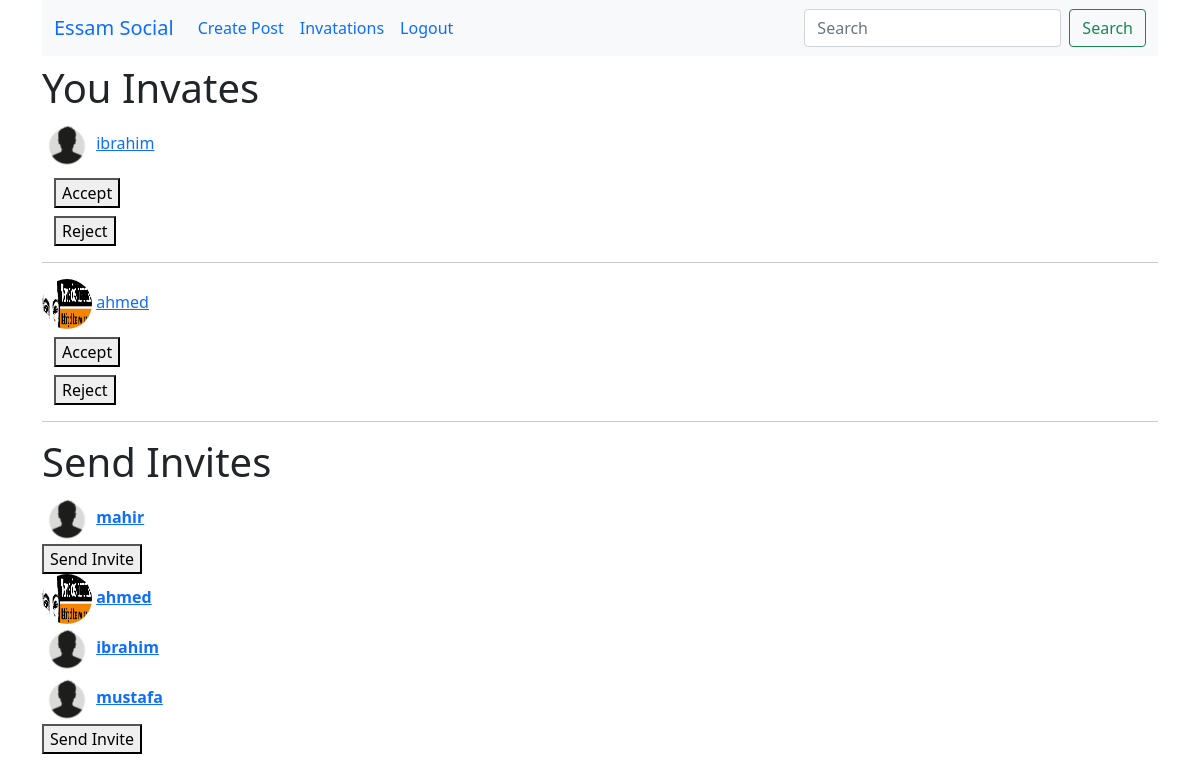
Screenshot of /invataions-friends/ (signed in) with the database file from the repository.
### profiles/models.py (models this page shows, shortened)
class Profile(models.Model) :
    user = models.OneToOneField(User, on_delete=models.CASCADE)
    slug = models.SlugField(unique=True, null=True, blank=True)
    avatar = models.ImageField(upload_to='avatars', default="avatars/no_avatar.png")
    bio = models.TextField(blank=True)
    friends = models.ManyToManyField(User, blank=True, related_name="friends")
    gender = models.CharField(choices=GENDER, max_length=6, blank=True)
    country = models.CharField(max_length=122, blank=True)
    created = models.DateTimeField(auto_now_add=True)
    updated = models.DateTimeField(auto_now=True)
    objects = ProfileManager()
    def get_profile_user(self) :
        return reverse("profiles:profile_user",kwargs={"slug":self.slug})
    def get_avatar_url(self) :
        try :
            url = self.avatar.url
        except :
            url = None
        return url

### profiles/views.py (the view)
# urls.py: path('invataions-friends/', views.invatation_friends_view, name="invatations"),
@login_required
def invatation_friends_view(request) :
    template_name = "profiles/invatation_friends.html"
    obj = Profile.objects.get_profile_to_sender_invite(request.user)
    profile = Profile.objects.get(user=request.user)
    qs = RelationshipFriends.objects.invatations_received(profile)
    relation_r = RelationshipFriends.objects.filter(sender=profile)
    relation_s = RelationshipFriends.objects.filter(receiver=profile)
    relation_sender = set()
    relation_receiver = set()
    for item in relation_s :
        relation_sender.add(item.sender.user)
    for item in relation_r :
        relation_receiver.add(item.receiver.user)
    result = list(map(lambda x :x.sender, qs))
    is_empty = False
    if len(qs) == 0 :
        is_empty = True
    context = {
                 "qs":result,
                 "is_empty": is_empty,
                 "obj" :obj,
                 "relation_sender":relation_sender,
                 "relation_receiver":relation_receiver
        }
    return render(request, template_name, context)

### profiles/models.py (called while the page is built)
    def get_profile_to_sender_invite(self, sender) :
        profiles = Profile.objects.all().exclude(user=sender)
        profile = Profile.objects.get(user=sender)
        qs = RelationshipFriends.objects.filter(Q(sender=profile) | Q(receiver=profile))
        accepted = set()
        for item in qs :
            if item.status == "accepted" :
                accepted.add(item.sender)
                accepted.add(item.receiver)
        available = [_ for _ in profiles if _ not in accepted]
        random.shuffle(available)
        return available[:6]

    def invatations_received(self, receiver) :
        qs = RelationshipFriends.objects.filter(receiver=receiver, status="send")
        return qs

### profiles/templates/profiles/invatation_friends.html (shortened to what this page needs)
{% extends "base.html" %}
{% block content %}
<h1>You Invates</h1>
<div>
    <div>
        {% if is_empty %}
    <h3 class="alert alert-danger">
        no have invatations here......
    </h3>
    {% else %}
        {% for item in qs %}
            <div>
               <img src="{{item.get_avatar_url}}" class="avatar_" alt=""> <a href="{{item.get_profile_user}}">{{item.user}}</a>
            </div>
            <div class="container mt-2" >
                <form action="{% url 'profiles:accept_invite' %}" method="post">
                    <button>Accept</button>
                </form>
                <form action="{% url 'profiles:reject_invite' %}" method="post" class="mt-2">
                    <button> Reject</button>
                </form>
            </div>
            <hr>
        {% endfor %}
    {% endif %}
    </div>
</div>
<h1>Send Invites</h1>
<div>
    <div>
        {% for item in obj %}
        <div>
            <div>
                <img src="{{item.get_avatar_url}}" class="avatar_" alt=""> <b><a href="{{item.get_profile_user}}">{{item.user}}</a></b>
                <div>
                    {% if item.user not in relation_sender and item.user not in relation_receiver %}
                    <form action="{% url 'profiles:send_invite' %}" method="post">
                        <button type="submit">Send Invite</button>
                    </form>
                    {% elif item.user in relation_receiver and request.user not in item.friends.all %}
                    <button class="ui disabled button mb-5 w-big"><i class="user icon"></i>Waiting for approval</button>
                    {% endif %}
                </div>
            </div>
        </div>
        {% endfor %}
    </div>
</div>
{% endblock content %}

### static/style/main.css (style rules this page uses)
.avatar_ { width: 50px; height: 50px; border-radius: 50px; }

### rows the page displays
Profile: get_avatar_url (placeholder picture), user "ibrahim"
Profile: get_avatar_url (picture), user "ahmed"
Profile: get_avatar_url (placeholder picture), user "mahir"
Profile: get_avatar_url (placeholder picture), user "mustafa"
